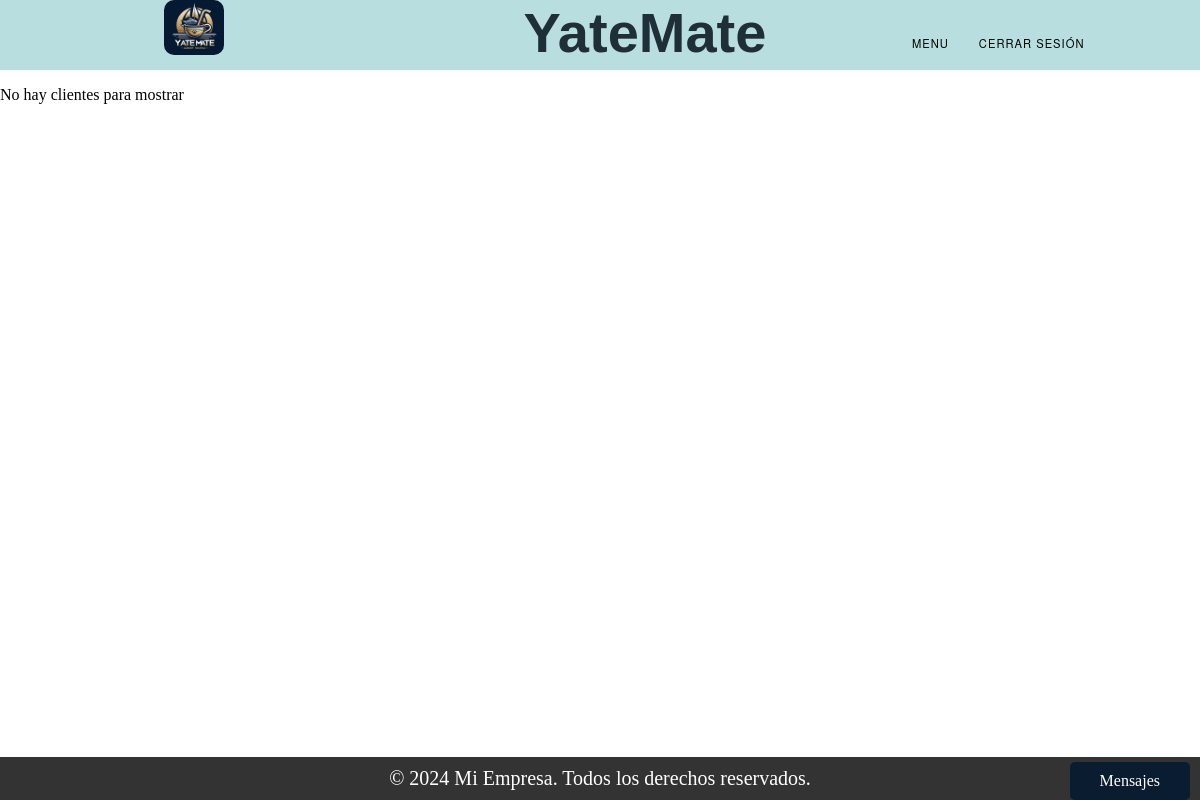
Before: /listado_clientes/ (signed in) with the older database file.
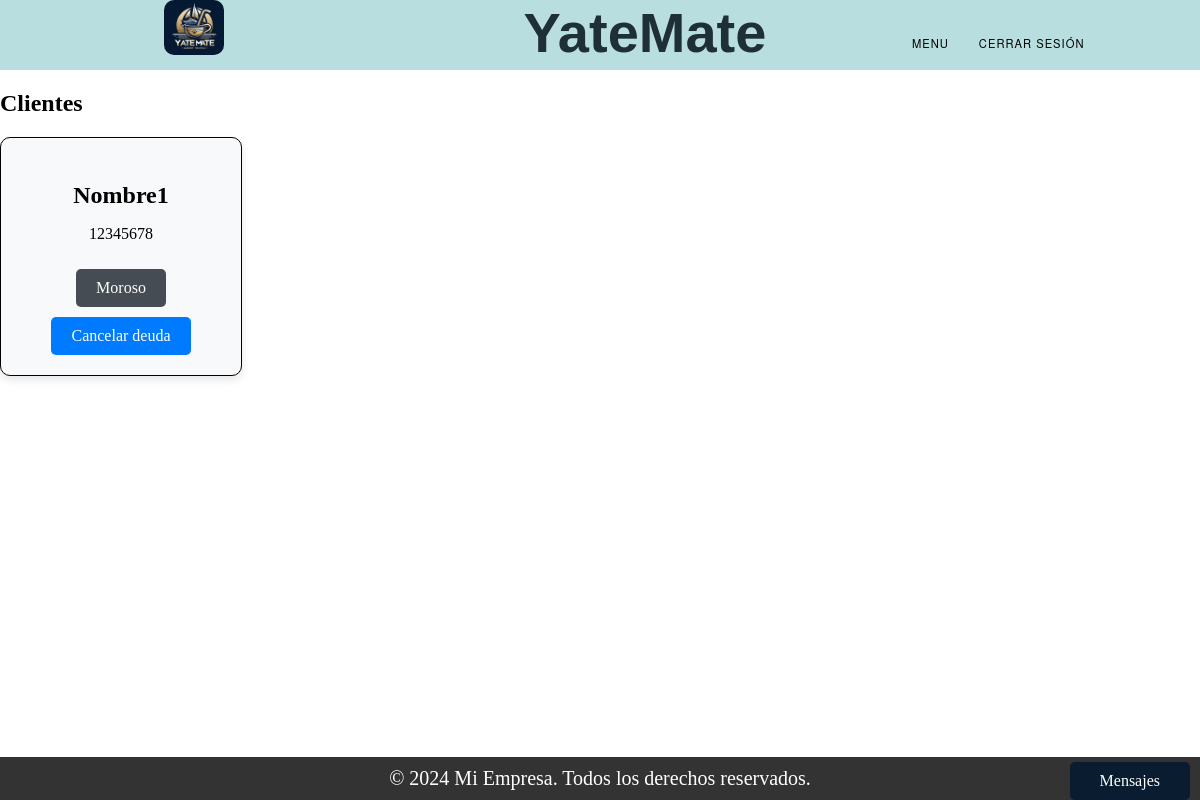
After: the same page with the newer database file.
### Register/models.py (models this page shows, shortened)
class User(models.Model):
    TIPOS = (
        ('Administrador', 'Administrador'),
        ('Usuario', 'Usuario'),
        ('Cliente', 'Cliente'),
    )
    mail = models.CharField(max_length=150, unique=True)  # Nombre de usuario (email).
    tipo = models.CharField(max_length=20, choices=TIPOS)
    password = models.CharField(max_length=128)  # Contraseña.
    nombre = models.CharField(max_length=255)
    apellido = models.CharField(max_length=255)
    dni = models.CharField(max_length=20)
    fecha_expiracion_dni = models.DateField()
    nacionalidad = models.CharField(max_length=100)
    genero = models.CharField(max_length=10)
    domicilio = models.CharField(max_length=255)
    fecha_nacimiento = models.DateField()
    cuil_cuit = models.CharField(max_length=20)
    moroso = models.BooleanField(default=False)

### Home/views.py (the view)
# urls.py: path('listado_clientes/',views.listado_clientes, name='listado_clientes'),
def listado_clientes(request):
    clientes = User.objects.filter(tipo='Cliente')  # Cambiar 'Clientes' por 'Cliente'
    return render(request, "listado_clientes.html", {'clientes': clientes})

### Trueque/context_processors.py (called while the page is built)
def conversaciones_usuario(request):
    user_id = request.session.get('user_id')
    if user_id:
        conversaciones = Conversacion.objects.filter(Q(dueño_publicacion=user_id) | Q(solicitante=user_id))
        return {'conversaciones_usuario': conversaciones}
    else:
        return {'conversaciones_usuario': []}

### Trueque/models.py (called while the page is built)
    def get_mensajes(self):
        return Mensajes_chat.objects.filter(conversacion=self).order_by('enviado_a')

### Home/templates/listado_clientes.html (shortened to what this page needs)
{% extends "base.html" %}
{% block content %}
{% if clientes %}
    <h2>Clientes</h2>
    <div class="clientes-container">
        {% for cliente in clientes %}
            <div class="card">
                <h3 class="card-title">{{ cliente.nombre }}</h3>
                <p>{{ cliente.dni }}</p>
                {% if cliente.moroso %}
                    <a href="#" class="btn btn-cardDesactivado">Moroso</a>
                    <a href="{% url 'cancelar_deuda' cliente.id %}" class="btn btn-card">Cancelar deuda</a>
                {% else %}
                    <a href="{% url 'moroso_clientes' cliente.id %}" class="btn btn-card">Moroso</a>
                    <a href="#" class="btn btn-cardDesactivado">Cancelar deuda</a>
                {% endif %}
            </div>
        {% endfor %}
    </div>
{% else %}
    <p>No hay clientes para mostrar</p>
{% endif %}
{% endblock %}

Changed rows visible on the page:
now on this page (row edited): User: nombre "Nombre1", dni "12345678", moroso "Moroso"
Other visible differences:
text no longer shown: "No hay clientes para mostrar"
text now shown: "Clientes"
